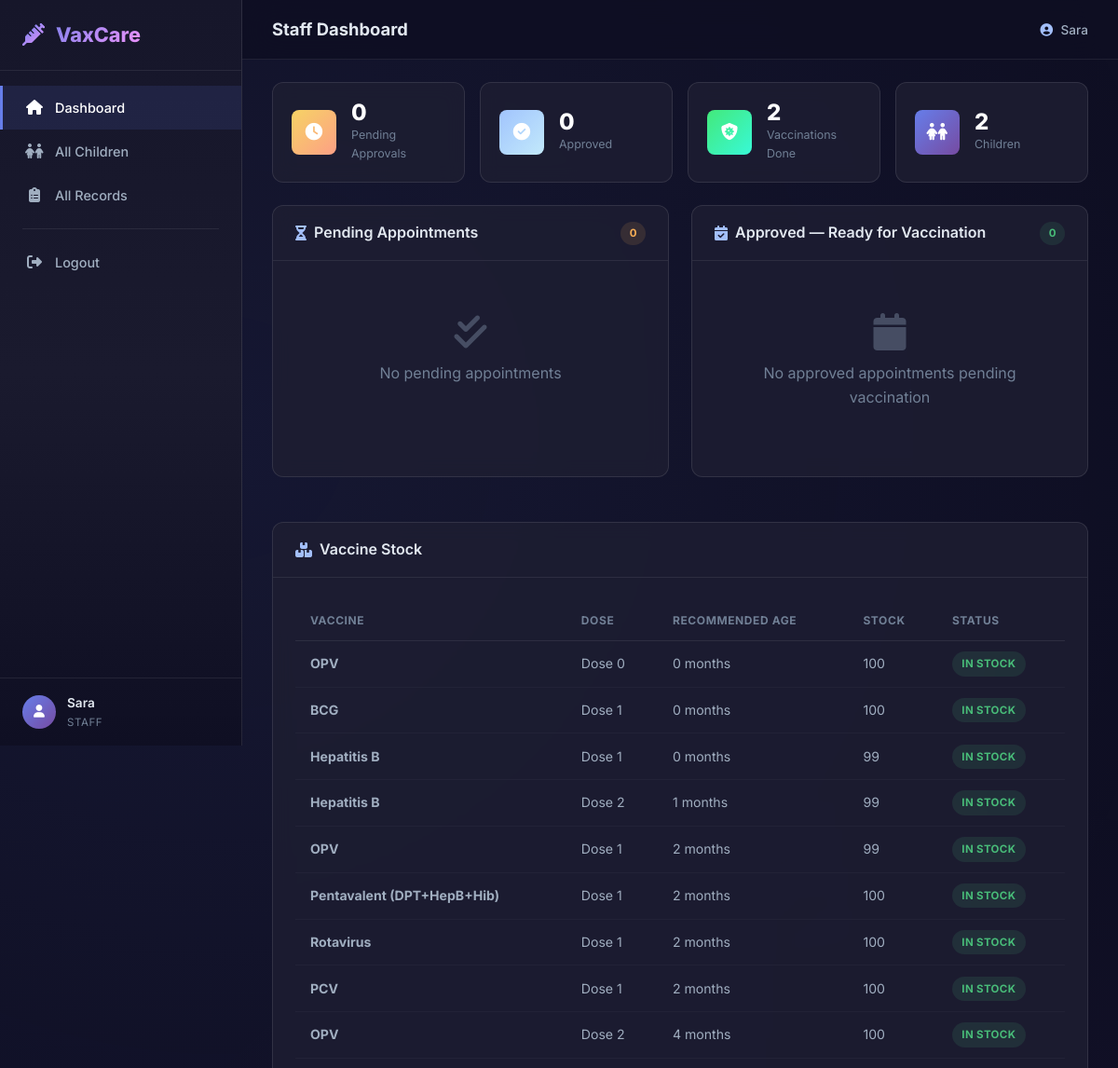
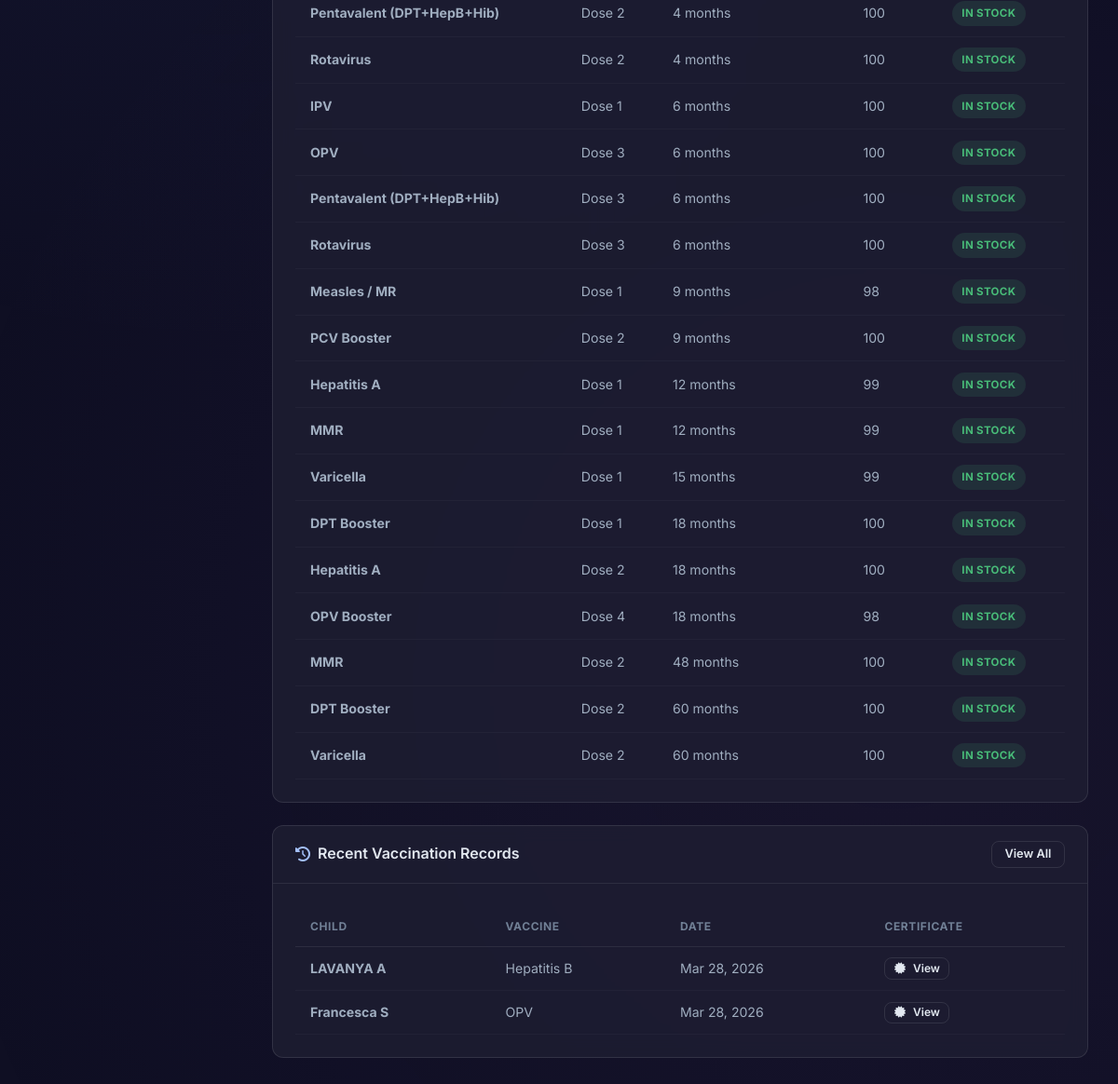
Screenshot of /staff/ (signed in) with the database file from the repository (2 pictures, top to bottom).
### vaccination/models.py (models this page shows, shortened)
class User(AbstractUser):
    is_parent = models.BooleanField(default=False)
    is_staff_member = models.BooleanField(default=False)
    is_admin = models.BooleanField(default=False)
    phone = models.CharField(max_length=15, blank=True)
    email_verified = models.BooleanField(default=False)
    email_verification_code = models.CharField(max_length=6, blank=True, null=True)
    email_verification_code_created_at = models.DateTimeField(blank=True, null=True)

class Vaccine(models.Model):
    name = models.CharField(max_length=100)
    description = models.TextField(blank=True)
    recommended_age_months = models.PositiveIntegerField(
        help_text='Recommended age in months for this vaccine'
    )
    dose_number = models.PositiveIntegerField(default=1)
    stock = models.PositiveIntegerField(default=100)
    class Meta:
        ordering = ['recommended_age_months', 'dose_number']

class VaccinationRecord(models.Model):
    appointment = models.OneToOneField(
        Appointment, on_delete=models.CASCADE, related_name='record'
    )
    child = models.ForeignKey(Child, on_delete=models.CASCADE, related_name='vaccination_records')
    vaccine = models.ForeignKey(Vaccine, on_delete=models.CASCADE, related_name='records')
    date_administered = models.DateField(default=date.today)
    administered_by = models.ForeignKey(
        User, on_delete=models.SET_NULL, null=True, related_name='administered_records'
    )
    notes = models.TextField(blank=True)
    created_at = models.DateTimeField(auto_now_add=True)
    class Meta:
        ordering = ['-date_administered']

class Child(models.Model):
    GENDER_CHOICES = [
        ('M', 'Male'),
        ('F', 'Female'),
        ('O', 'Other'),
    ]
    BLOOD_GROUP_CHOICES = [
        ('A+', 'A+'), ('A-', 'A-'),
        ('B+', 'B+'), ('B-', 'B-'),
        ('AB+', 'AB+'), ('AB-', 'AB-'),
        ('O+', 'O+'), ('O-', 'O-'),
    ]
    name = models.CharField(max_length=100)
    dob = models.DateField(verbose_name='Date of Birth')
    gender = models.CharField(max_length=1, choices=GENDER_CHOICES)
    weight = models.DecimalField(max_digits=5, decimal_places=2, help_text='Weight in kg')
    blood_group = models.CharField(max_length=3, choices=BLOOD_GROUP_CHOICES)
    parent = models.ForeignKey(User, on_delete=models.CASCADE, related_name='children')
    created_at = models.DateTimeField(auto_now_add=True)
    class Meta:
        ordering = ['-created_at']

### vaccination/views.py (the view)
# urls.py: path('staff/', views.staff_dashboard, name='staff_dashboard'),
@staff_required
def staff_dashboard(request):
    pending = Appointment.objects.filter(status='pending').select_related(
        'child', 'child__parent', 'vaccine', 'hospital'
    )
    approved = Appointment.objects.filter(status='approved').select_related(
        'child', 'child__parent', 'vaccine', 'hospital'
    )
    recent_records = VaccinationRecord.objects.all().select_related(
        'child', 'vaccine'
    )[:10]
    total_pending = pending.count()
    total_approved = approved.count()
    total_completed = VaccinationRecord.objects.count()
    total_children = Child.objects.count()
    total_vaccines = Vaccine.objects.count()
    vaccine_stock = Vaccine.objects.all()
    context = {
        'pending': pending,
        'approved': approved,
        'recent_records': recent_records,
        'total_pending': total_pending,
        'total_approved': total_approved,
        'total_completed': total_completed,
        'total_children': total_children,
        'total_vaccines': total_vaccines,
        'vaccine_stock': vaccine_stock,
    }
    return render(request, 'vaccination/staff_dashboard.html', context)

### templates/vaccination/staff_dashboard.html (shortened to what this page needs)
{% extends 'vaccination/base.html' %}
{% block page_title %}Staff Dashboard{% endblock %}
{% block content %}
<div class="stats-row">
    <div class="stat-card">
        <div class="stat-icon" style="background: linear-gradient(135deg, #f6d365, #fda085)">
            <i class="fas fa-clock"></i>
        </div>
        <div class="stat-info">
            <span class="stat-number">{{ total_pending }}</span>
            <span class="stat-label">Pending Approvals</span>
        </div>
    </div>
    <div class="stat-card">
        <div class="stat-icon" style="background: linear-gradient(135deg, #a1c4fd, #c2e9fb)">
            <i class="fas fa-check-circle"></i>
        </div>
        <div class="stat-info">
            <span class="stat-number">{{ total_approved }}</span>
            <span class="stat-label">Approved</span>
        </div>
    </div>
    <div class="stat-card">
        <div class="stat-icon" style="background: linear-gradient(135deg, #43e97b, #38f9d7)">
            <i class="fas fa-shield-virus"></i>
        </div>
        <div class="stat-info">
            <span class="stat-number">{{ total_completed }}</span>
            <span class="stat-label">Vaccinations Done</span>
        </div>
    </div>
    <div class="stat-card">
        <div class="stat-icon" style="background: linear-gradient(135deg, #667eea, #764ba2)">
            <i class="fas fa-children"></i>
        </div>
        <div class="stat-info">
            <span class="stat-number">{{ total_children }}</span>
            <span class="stat-label">Children</span>
        </div>
    </div>
</div>
<div class="dashboard-grid">
    <div class="card">
        <div class="card-header">
            <h3><i class="fas fa-hourglass-half"></i> Pending Appointments</h3>
            <span class="badge badge-warning">{{ total_pending }}</span>
        </div>
        <div class="card-body">
            {% if pending %}
            <div class="appointment-list">
                {% for appt in pending %}
                <div class="appointment-card">
                    <div class="appointment-info">
                        <h4>{{ appt.child.name }}</h4>
                        <p><i class="fas fa-user"></i> Parent: {{ appt.child.parent.username }}</p>
                        <p><i class="fas fa-syringe"></i> {{ appt.vaccine.name }}</p>
                        <p><i class="fas fa-hospital"></i> {{ appt.hospital.name }}</p>
                        <p><i class="fas fa-calendar"></i> {{ appt.preferred_date|date:"M d, Y" }}</p>
                        {% if appt.notes %}
                        <p><i class="fas fa-sticky-note"></i> {{ appt.notes }}</p>
                        {% endif %}
                    </div>
                    <div class="appointment-actions">
                        <a href="{% url 'approve_appointment' appt.id %}" class="btn btn-sm btn-success"
                            onclick="return confirm('Approve this appointment?')">
                            <i class="fas fa-check"></i> Approve
                        </a>
                        <a href="{% url 'reject_appointment' appt.id %}" class="btn btn-sm btn-danger"
                            onclick="return confirm('Reject this appointment?')">
                            <i class="fas fa-times"></i> Reject
                        </a>
                    </div>
                </div>
                {% endfor %}
            </div>
            {% else %}
            <div class="empty-state small">
                <i class="fas fa-check-double"></i>
                <p>No pending appointments</p>
            </div>
            {% endif %}
        </div>
    </div>
    <div class="card">
        <div class="card-header">
            <h3><i class="fas fa-calendar-check"></i> Approved — Ready for Vaccination</h3>
            <span class="badge badge-success">{{ total_approved }}</span>
        </div>
        <div class="card-body">
            {% if approved %}
            <div class="appointment-list">
                {% for appt in approved %}
                <div class="appointment-card">
                    <div class="appointment-info">
                        <h4>{{ appt.child.name }}</h4>
                        <p><i class="fas fa-syringe"></i> {{ appt.vaccine.name }}</p>
                        <p><i class="fas fa-hospital"></i> {{ appt.hospital.name }}</p>
                        <p><i class="fas fa-calendar"></i> {{ appt.preferred_date|date:"M d, Y" }}</p>
                    </div>
                    <div class="appointment-actions">
                        <form method="post" action="{% url 'complete_vaccination' appt.id %}" style="display:inline;">
                            {% csrf_token %}
                            <input type="hidden" name="notes" value="">
                            <button type="submit" class="btn btn-sm btn-primary"
                                onclick="return confirm('Mark vaccination as complete?')">
                                <i class="fas fa-check-double"></i> Complete
                            </button>
                        </form>
                    </div>
                </div>
                {% endfor %}
            </div>
            {% else %}
            <div class="empty-state small">
                <i class="fas fa-calendar"></i>
                <p>No approved appointments pending vaccination</p>
            </div>
            {% endif %}
        </div>
    </div>
</div>
<div class="card">
    <div class="card-header">
        <h3><i class="fas fa-boxes-stacked"></i> Vaccine Stock</h3>
    </div>
    <div class="card-body">
        {% if vaccine_stock %}
        <div class="table-responsive">
            <table class="data-table">
                <thead>
                    <tr>
                        <th>Vaccine</th>
                        <th>Dose</th>
                        <th>Recommended Age</th>
                        <th>Stock</th>
                        <th>Status</th>
                    </tr>
                </thead>
                <tbody>
                    {% for v in vaccine_stock %}
                    <tr>
                        <td><strong>{{ v.name }}</strong></td>
                        <td>Dose {{ v.dose_number }}</td>
                        <td>{{ v.recommended_age_months }} months</td>
                        <td>{{ v.stock }}</td>
                        <td>
                            {% if v.stock > 50 %}
                            <span class="status-badge status-completed">In Stock</span>
                            {% elif v.stock > 10 %}
                            <span class="status-badge status-approved">Low</span>
                            {% else %}
                            <span class="status-badge status-rejected">Critical</span>
                            {% endif %}
                        </td>
                    </tr>
                    {% endfor %}
                </tbody>
            </table>
        </div>
        {% else %}
        <div class="empty-state small">
            <i class="fas fa-box-open"></i>
            <p>No vaccines in stock database</p>
        </div>
        {% endif %}
    </div>
</div>
<div class="card">
    <div class="card-header">
        <h3><i class="fas fa-history"></i> Recent Vaccination Records</h3>
        <a href="{% url 'all_records' %}" class="btn btn-sm btn-outline">View All</a>
    </div>
    <div class="card-body">
        {% if recent_records %}
        <div class="table-responsive">
            <table class="data-table">
                <thead>
                    <tr>
                        <th>Child</th>
                        <th>Vaccine</th>
                        <th>Date</th>
                        <th>Certificate</th>
                    </tr>
                </thead>
                <tbody>
                    {% for rec in recent_records %}
                    <tr>
                        <td><strong>{{ rec.child.name }}</strong></td>
                        <td>{{ rec.vaccine.name }}</td>
                        <td>{{ rec.date_administered|date:"M d, Y" }}</td>
                        <td>
                            {% if rec.certificate %}
                            <a href="{% url 'staff_certificate_view' rec.id %}" class="btn btn-xs btn-outline">
                                <i class="fas fa-certificate"></i> View
                            </a>
                            {% else %}—{% endif %}
                        </td>
                    </tr>
                    {% endfor %}
                </tbody>
            </table>
        </div>
        {% else %}
        <div class="empty-state small">
            <i class="fas fa-file-medical"></i>
            <p>No records yet</p>
        </div>
        {% endif %}
    </div>
</div>
{% endblock %}

### templates/vaccination/base.html (shortened to what this page needs)
<!DOCTYPE html>
<html lang="en">
<head>
    <link rel="stylesheet" href="https://cdnjs.cloudflare.com/ajax/libs/font-awesome/6.5.0/css/all.min.css">
    {% load static %}
    <link rel="stylesheet" href="{% static 'css/styles.css' %}">
</head>
<body>
    <nav class="sidebar" id="sidebar">
        <div class="sidebar-header">
            <div class="logo">
                <i class="fas fa-syringe"></i>
                <span>VaxCare</span>
            </div>
        </div>
        <div class="sidebar-nav">
            {% if user.is_authenticated %}
            {% if user.is_parent %}
            <a href="{% url 'parent_dashboard' %}"
                class="nav-link {% if request.resolver_match.url_name == 'parent_dashboard' %}active{% endif %}">
                <i class="fas fa-home"></i><span>Dashboard</span>
            </a>
            <a href="{% url 'add_child' %}"
                class="nav-link {% if request.resolver_match.url_name == 'add_child' %}active{% endif %}">
                <i class="fas fa-child"></i><span>Add Child</span>
            </a>
            <a href="{% url 'book_appointment' %}"
                class="nav-link {% if request.resolver_match.url_name == 'book_appointment' %}active{% endif %}">
                <i class="fas fa-calendar-plus"></i><span>Book Appointment</span>
            </a>
            <a href="{% url 'vaccination_records' %}"
                class="nav-link {% if request.resolver_match.url_name == 'vaccination_records' %}active{% endif %}">
                <i class="fas fa-file-medical"></i><span>Records</span>
            </a>
            {% elif user.is_staff_member %}
            <a href="{% url 'staff_dashboard' %}"
                class="nav-link {% if request.resolver_match.url_name == 'staff_dashboard' %}active{% endif %}">
                <i class="fas fa-home"></i><span>Dashboard</span>
            </a>
            <a href="{% url 'all_children' %}"
                class="nav-link {% if request.resolver_match.url_name == 'all_children' %}active{% endif %}">
                <i class="fas fa-children"></i><span>All Children</span>
            </a>
            <a href="{% url 'all_records' %}"
                class="nav-link {% if request.resolver_match.url_name == 'all_records' %}active{% endif %}">
                <i class="fas fa-clipboard-list"></i><span>All Records</span>
            </a>
            {% endif %}
            <div class="nav-divider"></div>
            <a href="{% url 'logout' %}" class="nav-link nav-link-danger">
                <i class="fas fa-sign-out-alt"></i><span>Logout</span>
            </a>
            {% endif %}
        </div>
        {% if user.is_authenticated %}
        <div class="sidebar-footer">
            <div class="user-badge">
                <div class="user-avatar">
                    <i class="fas fa-user"></i>
                </div>
                <div class="user-info">
                    <span class="user-name">{{ user.username }}</span>
                    <span class="user-role">
                        {% if user.is_parent %}Parent{% elif user.is_staff_member %}Staff{% else %}Admin{% endif %}
                    </span>
                </div>
            </div>
        </div>
        {% endif %}
    </nav>
    <main class="main-content" id="mainContent">
        <header class="topbar">
            <div class="topbar-title">
                <h1>{% block page_title %}Child Vaccination{% endblock %}</h1>
            </div>
            <div class="topbar-actions">
                {% if user.is_authenticated %}
                <span class="topbar-user">
                    <i class="fas fa-user-circle"></i> {{ user.username }}
                </span>
                {% endif %}
            </div>
        </header>
        <div class="page-content">
            {% block content %}{% endblock %}
        </div>
    </main>
</body>
</html>

### rows the page displays
User: username "Sara"
Vaccine: name "OPV", dose_number "0", recommended_age_months "0", stock "100", shows "IN STOCK"
Vaccine: name "BCG", dose_number "1", recommended_age_months "0", stock "100", shows "IN STOCK"
Vaccine: name "Hepatitis B", dose_number "1", recommended_age_months "0", stock "99", shows "IN STOCK"
Vaccine: name "Hepatitis B", dose_number "2", recommended_age_months "1", stock "99", shows "IN STOCK"
Vaccine: name "OPV", dose_number "1", recommended_age_months "2", stock "99", shows "IN STOCK"
Vaccine: name "Pentavalent (DPT+HepB+Hib)", dose_number "1", recommended_age_months "2", stock "100", shows "IN STOCK"
Vaccine: name "Rotavirus", dose_number "1", recommended_age_months "2", stock "100", shows "IN STOCK"
Vaccine: name "PCV", dose_number "1", recommended_age_months "2", stock "100", shows "IN STOCK"
Vaccine: name "OPV", dose_number "2", recommended_age_months "4", stock "100", shows "IN STOCK"
Vaccine: name "Pentavalent (DPT+HepB+Hib)", dose_number "2", recommended_age_months "4", stock "100", shows "IN STOCK"
Vaccine: name "Rotavirus", dose_number "2", recommended_age_months "4", stock "100", shows "IN STOCK"
Vaccine: name "IPV", dose_number "1", recommended_age_months "6", stock "100", shows "IN STOCK"
Vaccine: name "OPV", dose_number "3", recommended_age_months "6", stock "100", shows "IN STOCK"
Vaccine: name "Pentavalent (DPT+HepB+Hib)", dose_number "3", recommended_age_months "6", stock "100", shows "IN STOCK"
Vaccine: name "Rotavirus", dose_number "3", recommended_age_months "6", stock "100", shows "IN STOCK"
Vaccine: name "Measles / MR", dose_number "1", recommended_age_months "9", stock "98", shows "IN STOCK"
Vaccine: name "PCV Booster", dose_number "2", recommended_age_months "9", stock "100", shows "IN STOCK"
Vaccine: name "Hepatitis A", dose_number "1", recommended_age_months "12", stock "99", shows "IN STOCK"
Vaccine: name "MMR", dose_number "1", recommended_age_months "12", stock "99", shows "IN STOCK"
Vaccine: name "Varicella", dose_number "1", recommended_age_months "15", stock "99", shows "IN STOCK"
Vaccine: name "DPT Booster", dose_number "1", recommended_age_months "18", stock "100", shows "IN STOCK"
Vaccine: name "Hepatitis A", dose_number "2", recommended_age_months "18", stock "100", shows "IN STOCK"
Vaccine: name "OPV Booster", dose_number "4", recommended_age_months "18", stock "98", shows "IN STOCK"
Vaccine: name "MMR", dose_number "2", recommended_age_months "48", stock "100", shows "IN STOCK"
Vaccine: name "DPT Booster", dose_number "2", recommended_age_months "60", stock "100", shows "IN STOCK"
Vaccine: name "Varicella", dose_number "2", recommended_age_months "60", stock "100", shows "IN STOCK"
VaccinationRecord: child.name "LAVANYA A", vaccine.name "Hepatitis B", date_administered "Mar 28, 2026", shows "View"
VaccinationRecord: child.name "Francesca S", vaccine.name "OPV", date_administered "Mar 28, 2026", shows "View"

### other values shown
{{ total_pending }} "0"
{{ total_approved }} "0"
{{ total_completed }} "2"
{{ total_children }} "2"
